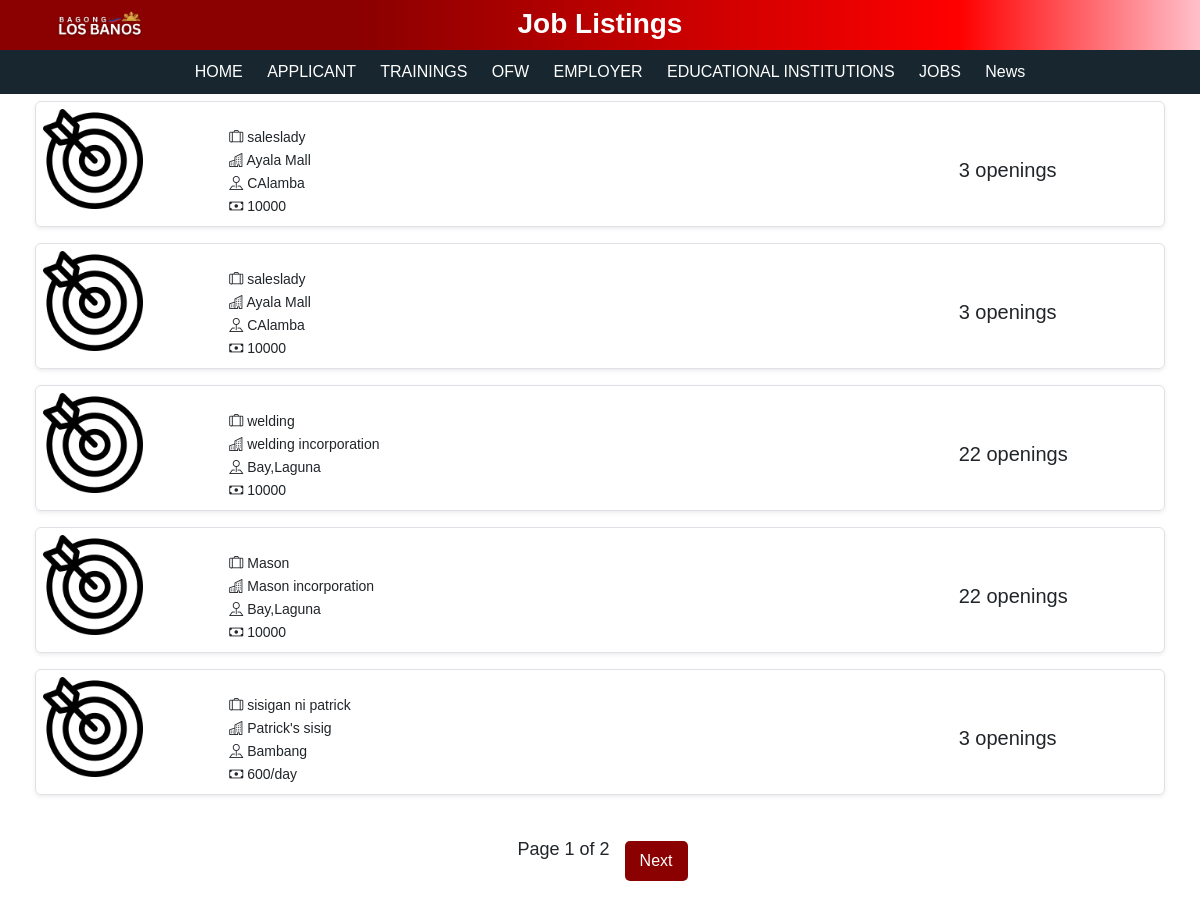
The app's page /joblist.php with its own data.
### tables this page shows
CREATE TABLE `job_post` (
  `id` int(255) NOT NULL,
  `employer_id` int(255) NOT NULL,
  `job_title` varchar(255) NOT NULL,
  `company_name` varchar(255) NOT NULL,
  `job_type` varchar(255) NOT NULL,
  `salary` varchar(255) NOT NULL,
  `job_description` varchar(255) NOT NULL,
  `selected_option` varchar(255) NOT NULL,
  `vacant` int(255) NOT NULL,
  `requirement` varchar(255) NOT NULL,
  `work_location` varchar(255) NOT NULL,
  `education` varchar(255) NOT NULL,
  `remarks` varchar(255) NOT NULL,
  `date_posted` date NOT NULL,
  `is_active` tinyint(6) NOT NULL
);

### joblist.php (the view, shortened to what this page needs)
<?php
include 'db.php';
$limit = 5;
$page = isset($_GET['page']) ? (int)$_GET['page'] : 1;
$start = ($page - 1) * $limit;
$totalQuery = "SELECT COUNT(id) AS total FROM job_post WHERE is_active = 1";
$totalResult = $conn->query($totalQuery);
$totalRow = $totalResult->fetch_assoc();
$totalJobs = $totalRow['total'];
$totalPages = ceil($totalJobs / $limit);
$query = "SELECT id, job_title, company_name, salary, vacant, work_location FROM job_post WHERE is_active = 1 LIMIT $start, $limit";
$result = $conn->query($query);
?>
<!DOCTYPE html>
<html lang="en">
<head>
    <link href="https://cdn.jsdelivr.net/npm/bootstrap@5.3.0-alpha3/dist/css/bootstrap.min.css" rel="stylesheet">
    <link rel="stylesheet" href="https://cdn.jsdelivr.net/npm/bootstrap-icons/font/bootstrap-icons.css">
    <link rel="stylesheet" href="joblist.css">
</head>
<body>
<div class="header">
    <div class="container-fluid">
        <div class="row">
            <div class="col-md-2">
                <a href="index.php" style="display: block; text-decoration: none;">
                    <img src="img/logolb.png" alt="lblogo" style="height: 50px;">
                </a>
            </div>
            <div class="col-md-8">
                <h3 style="margin-top: 5px; font-weight: 900; color: #ffffff;">Job Listings</h3>
            </div>
        </div>
    </div>
</div>
<nav class="h2nd">
    <div>
        <span class="navbar-text text-white w-100 text-center">
            <a class="navlink" href="index.php">HOME</a>
            <a class="navlink" href="Applicant/applicant_login.php">APPLICANT</a>
            <a class="navlink" href="training/training_login.php">TRAININGS</a>
            <a class="navlink" href="ofw/ofw_login.php">OFW</a>
            <a class="navlink" href="employer/employer_login.php">EMPLOYER</a>
            <a class="navlink" href="institutions/institution_login.php">EDUCATIONAL INSTITUTIONS</a>
            <a class="navlink" href="#">JOBS</a>
            <a class="navlink" href="news.php">News</a>
        </span>
    </div>
</nav>
<div class="container container-fluid">
    <?php while ($row = $result->fetch_assoc()) { ?>
        <a href="jobdetails.php?id=<?= htmlspecialchars($row['id']) ?>" class="text-decoration-none text-dark">
            <div class="row job-row border rounded mb-3 shadow-sm" style="cursor: pointer;">
                <div class="col-md-2 justify-content-center">
                    <img src="img/mission.png" alt="Profile 1" class="img-fluid" style="width: 100px; height: 100px;">
                </div>
                <div class="col-md-8 row justify-content-start">
                    <div class="col-md-12 pt-3 text-start">
                        <div class="col"><p class="text-start"><i class="bi bi-suitcase-lg"></i> <?= htmlspecialchars($row['job_title']) ?></p></div>
                        <div class="col"><p class="text-start"><i class="bi bi-buildings"></i> <?= htmlspecialchars($row['company_name']) ?></p></div>
                        <div class="col"><p class="text-start"><i class="bi bi-pin-map"></i> <?= htmlspecialchars($row['work_location']) ?></p></div>
                        <div class="col"><p class="text-start"><i class="bi bi-cash"></i> <?= htmlspecialchars($row['salary']) ?></p></div>
                    </div>
                </div>
                <div class="col-md-2 pt-5 text-start">
                    <span class="ms-2 fs-5">
                        <?= htmlspecialchars($row['vacant']) ?> openings
                    </span>
                </div>
            </div>
        </a>
    <?php } ?>
</div>
<div class="pagination justify-content-center">
    <span>Page <?= $page ?> of <?= $totalPages ?></span>
    <?php if ($page < $totalPages): ?>
        <a href="?page=<?= $page + 1 ?>" class="next">Next</a>
    <?php endif; ?>
</div>
</body>
</html>

### joblist.css (style rules this page uses)
* { margin: 0; padding: 0; box-sizing: border-box; }
body { font-family: Arial, sans-serif; }
.header { background: linear-gradient(to right, #8B0000 30%, #FF0000 80%, #FFC0CB 100%); color: white; height: 50px; width: 100%; text-align: center; }
.pagination { text-align: center; margin: 20px 0; }
.pagination a { text-decoration: none; background-color: #8B0000; color: white; padding: 8px 15px; margin: 5px; border-radius: 5px; }
.pagination span { font-size: 18px; margin: 0 10px; }
.job-row { margin: 2px 0; padding: 5px; }
.job-row img { width: 80px; height: 80px; }
.job-row p { margin: 2px 0; font-size: 14px; }
.job-row span { font-size: 14px; }
.container { padding: 5px; }
.col-md-2, .col-md-8 { padding: 2px; }
a.navlink { color: #ffffff; position: relative; text-decoration: none; margin-left: 20px; }
a.navlink::before { content: ''; position: absolute; width: 100%; height: 4px; border-radius: 4px; background-color: #ffffff; bottom: 0; left: 0; transform-origin: right; transform: scaleX(0); transition: transform .3s ease-in-out; }
.h2nd { background-color: #18272F; height: auto; text-align: center; padding: 10px; }

### records on screen
job_post: job_title "saleslady", company_name "Ayala Mall", work_location "CAlamba", salary "10000", vacant "3"
job_post: job_title "saleslady", company_name "Ayala Mall", work_location "CAlamba", salary "10000", vacant "3"
job_post: job_title "welding", company_name "welding incorporation", work_location "Bay,Laguna", salary "10000", vacant "22"
job_post: job_title "Mason", company_name "Mason incorporation", work_location "Bay,Laguna", salary "10000", vacant "22"
job_post: job_title "sisigan ni patrick", company_name "Patrick's sisig", work_location "Bambang", salary "600/day", vacant "3"

### other values on screen
$page "1"
$totalPages "2"
